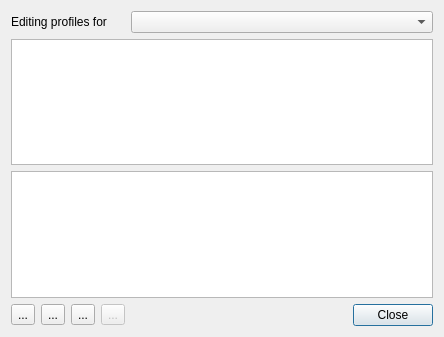
<?xml version="1.0" encoding="UTF-8"?>
<ui version="4.0">
 <class>ManageEncodingProfile_UI</class>
 <widget class="QDialog" name="ManageEncodingProfile_UI">
  <property name="geometry">
   <rect>
    <x>0</x>
    <y>0</y>
    <width>444</width>
    <height>337</height>
   </rect>
  </property>
  <property name="windowTitle">
   <string>Dialog</string>
  </property>
  <layout class="QGridLayout" name="gridLayout">
   <item row="0" column="0" colspan="4">
    <widget class="QLabel" name="label">
     <property name="text">
      <string>Editing profiles for</string>
     </property>
    </widget>
   </item>
   <item row="0" column="4" colspan="2">
    <widget class="KComboBox" name="profile_type"/>
   </item>
   <item row="1" column="0" colspan="6">
    <widget class="QListWidget" name="profile_list">
     <property name="alternatingRowColors">
      <bool>true</bool>
     </property>
    </widget>
   </item>
   <item row="2" column="0" colspan="6">
    <widget class="QPlainTextEdit" name="profile_parameters">
     <property name="readOnly">
      <bool>true</bool>
     </property>
    </widget>
   </item>
   <item row="3" column="0">
    <widget class="QToolButton" name="button_add">
     <property name="text">
      <string>...</string>
     </property>
    </widget>
   </item>
   <item row="3" column="1">
    <widget class="QToolButton" name="button_edit">
     <property name="text">
      <string>...</string>
     </property>
    </widget>
   </item>
   <item row="3" column="2">
    <widget class="QToolButton" name="button_delete">
     <property name="text">
      <string>...</string>
     </property>
    </widget>
   </item>
   <item row="3" column="3">
    <widget class="QToolButton" name="button_download">
     <property name="enabled">
      <bool>false</bool>
     </property>
     <property name="text">
      <string>...</string>
     </property>
    </widget>
   </item>
   <item row="3" column="4">
    <spacer name="horizontalSpacer">
     <property name="orientation">
      <enum>Qt::Horizontal</enum>
     </property>
     <property name="sizeHint" stdset="0">
      <size>
       <width>155</width>
       <height>20</height>
      </size>
     </property>
    </spacer>
   </item>
   <item row="3" column="5">
    <widget class="QDialogButtonBox" name="buttonBox">
     <property name="orientation">
      <enum>Qt::Horizontal</enum>
     </property>
     <property name="standardButtons">
      <set>QDialogButtonBox::Close</set>
     </property>
    </widget>
   </item>
  </layout>
 </widget>
 <customwidgets>
  <customwidget>
   <class>KComboBox</class>
   <extends>QComboBox</extends>
   <header>kcombobox.h</header>
  </customwidget>
 </customwidgets>
 <resources/>
 <connections>
  <connection>
   <sender>buttonBox</sender>
   <signal>accepted()</signal>
   <receiver>ManageEncodingProfile_UI</receiver>
   <slot>accept()</slot>
   <hints>
    <hint type="sourcelabel">
     <x>248</x>
     <y>254</y>
    </hint>
    <hint type="destinationlabel">
     <x>157</x>
     <y>274</y>
    </hint>
   </hints>
  </connection>
  <connection>
   <sender>buttonBox</sender>
   <signal>rejected()</signal>
   <receiver>ManageEncodingProfile_UI</receiver>
   <slot>reject()</slot>
   <hints>
    <hint type="sourcelabel">
     <x>316</x>
     <y>260</y>
    </hint>
    <hint type="destinationlabel">
     <x>286</x>
     <y>274</y>
    </hint>
   </hints>
  </connection>
 </connections>
</ui>
